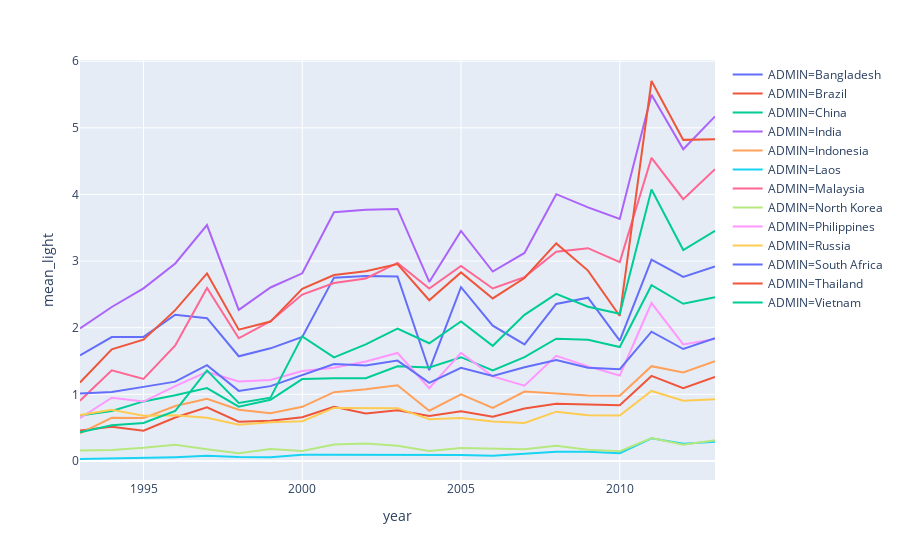

The notebook cell saved with this chart:
### Code cell
fig = px.line(df_dev_countries, x = 'year', y = 'mean_light', 
              color = 'ADMIN', line_group = 'ADMIN', hover_name = 'ADMIN')
fig.show()

### Figure 1 — Plotly figure (JSON) as saved in the notebook; plotly's stock layout.template omitted (floating-point values rounded to 4 significant figures)
{"data": [{"hoverlabel": {"namelength": 0}, "hovertemplate": "<b>%{hovertext}</b><br><br>ADMIN=Bangladesh<br>year=%{x}<br>mean_light=%{y}", "hovertext": ["Bangladesh", "Bangladesh", "Bangladesh", "Bangladesh", "Bangladesh", "Bangladesh", "Bangladesh", "Bangladesh", "Bangladesh", "Bangladesh", "Bangladesh", "Bangladesh", "Bangladesh", "Bangladesh", "Bangladesh", "Bangladesh", "Bangladesh", "Bangladesh", "Bangladesh", "Bangladesh", "Bangladesh"], "legendgroup": "ADMIN=Bangladesh", "line": {"color": "#636efa", "dash": "solid"}, "mode": "lines", "name": "ADMIN=Bangladesh", "showlegend": true, "type": "scatter", "x": [1993, 1994, 1995, 1996, 1997, 1998, 1999, 2000, 2001, 2002, 2003, 2004, 2005, 2006, 2007, 2008, 2009, 2010, 2011, 2012, 2013], "xaxis": "x", "y": [1.586, 1.86, 1.861, 2.195, 2.142, 1.571, 1.69, 1.86, 2.751, 2.776, 2.769, 1.361, 2.609, 2.03, 1.748, 2.357, 2.45, 1.806, 3.02, 2.763, 2.92], "yaxis": "y"}, {"hoverlabel": {"namelength": 0}, "hovertemplate": "<b>%{hovertext}</b><br><br>ADMIN=Brazil<br>year=%{x}<br>mean_light=%{y}", "hovertext": ["Brazil", "Brazil", "Brazil", "Brazil", "Brazil", "Brazil", "Brazil", "Brazil", "Brazil", "Brazil", "Brazil", "Brazil", "Brazil", "Brazil", "Brazil", "Brazil", "Brazil", "Brazil", "Brazil", "Brazil", "Brazil"], "legendgroup": "ADMIN=Brazil", "line": {"color": "#EF553B", "dash": "solid"}, "mode": "lines", "name": "ADMIN=Brazil", "showlegend": true, "type": "scatter", "x": [1993, 1994, 1995, 1996, 1997, 1998, 1999, 2000, 2001, 2002, 2003, 2004, 2005, 2006, 2007, 2008, 2009, 2010, 2011, 2012, 2013], "xaxis": "x", "y": [0.4562, 0.5134, 0.4543, 0.6509, 0.8058, 0.5891, 0.6034, 0.6548, 0.8116, 0.7116, 0.7619, 0.673, 0.7443, 0.6637, 0.788, 0.8594, 0.8475, 0.834, 1.276, 1.092, 1.259], "yaxis": "y"}, {"hoverlabel": {"namelength": 0}, "hovertemplate": "<b>%{hovertext}</b><br><br>ADMIN=China<br>year=%{x}<br>mean_light=%{y}", "hovertext": ["China", "China", "China", "China", "China", "China", "China", "China", "China", "China", "China", "China", "China", "China", "China", "China", "China", "China", "China", "China", "China"], "legendgroup": "ADMIN=China", "line": {"color": "#00cc96", "dash": "solid"}, "mode": "lines", "name": "ADMIN=China", "showlegend": true, "type": "scatter", "x": [1993, 1994, 1995, 1996, 1997, 1998, 1999, 2000, 2001, 2002, 2003, 2004, 2005, 2006, 2007, 2008, 2009, 2010, 2011, 2012, 2013], "xaxis": "x", "y": [0.6818, 0.7504, 0.8934, 0.9854, 1.093, 0.8146, 0.9179, 1.229, 1.239, 1.241, 1.421, 1.402, 1.557, 1.358, 1.558, 1.835, 1.818, 1.71, 2.638, 2.359, 2.456], "yaxis": "y"}, {"hoverlabel": {"namelength": 0}, "hovertemplate": "<b>%{hovertext}</b><br><br>ADMIN=India<br>year=%{x}<br>mean_light=%{y}", "hovertext": ["India", "India", "India", "India", "India", "India", "India", "India", "India", "India", "India", "India", "India", "India", "India", "India", "India", "India", "India", "India", "India"], "legendgroup": "ADMIN=India", "line": {"color": "#ab63fa", "dash": "solid"}, "mode": "lines", "name": "ADMIN=India", "showlegend": true, "type": "scatter", "x": [1993, 1994, 1995, 1996, 1997, 1998, 1999, 2000, 2001, 2002, 2003, 2004, 2005, 2006, 2007, 2008, 2009, 2010, 2011, 2012, 2013], "xaxis": "x", "y": [1.989, 2.311, 2.59, 2.964, 3.54, 2.267, 2.603, 2.816, 3.733, 3.771, 3.783, 2.687, 3.453, 2.843, 3.122, 4.004, 3.807, 3.632, 5.495, 4.678, 5.172], "yaxis": "y"}, {"hoverlabel": {"namelength": 0}, "hovertemplate": "<b>%{hovertext}</b><br><br>ADMIN=Indonesia<br>year=%{x}<br>mean_light=%{y}", "hovertext": ["Indonesia", "Indonesia", "Indonesia", "Indonesia", "Indonesia", "Indonesia", "Indonesia", "Indonesia", "Indonesia", "Indonesia", "Indonesia", "Indonesia", "Indonesia", "Indonesia", "Indonesia", "Indonesia", "Indonesia", "Indonesia", "Indonesia", "Indonesia", "Indonesia"], "legendgroup": "ADMIN=Indonesia", "line": {"color": "#FFA15A", "dash": "solid"}, "mode": "lines", "name": "ADMIN=Indonesia", "showlegend": true, "type": "scatter", "x": [1993, 1994, 1995, 1996, 1997, 1998, 1999, 2000, 2001, 2002, 2003, 2004, 2005, 2006, 2007, 2008, 2009, 2010, 2011, 2012, 2013], "xaxis": "x", "y": [0.4154, 0.6482, 0.6432, 0.824, 0.9319, 0.7678, 0.7175, 0.8117, 1.033, 1.076, 1.134, 0.754, 0.9988, 0.7945, 1.041, 1.011, 0.982, 0.9782, 1.422, 1.327, 1.496], "yaxis": "y"}, {"hoverlabel": {"namelength": 0}, "hovertemplate": "<b>%{hovertext}</b><br><br>ADMIN=Laos<br>year=%{x}<br>mean_light=%{y}", "hovertext": ["Laos", "Laos", "Laos", "Laos", "Laos", "Laos", "Laos", "Laos", "Laos", "Laos", "Laos", "Laos", "Laos", "Laos", "Laos", "Laos", "Laos", "Laos", "Laos", "Laos", "Laos"], "legendgroup": "ADMIN=Laos", "line": {"color": "#19d3f3", "dash": "solid"}, "mode": "lines", "name": "ADMIN=Laos", "showlegend": true, "type": "scatter", "x": [1993, 1994, 1995, 1996, 1997, 1998, 1999, 2000, 2001, 2002, 2003, 2004, 2005, 2006, 2007, 2008, 2009, 2010, 2011, 2012, 2013], "xaxis": "x", "y": [0.02878, 0.03697, 0.04611, 0.05676, 0.07648, 0.05793, 0.05487, 0.09344, 0.09128, 0.08902, 0.09646, 0.08424, 0.08715, 0.07643, 0.1069, 0.1367, 0.137, 0.1164, 0.3404, 0.258, 0.2864], "yaxis": "y"}, {"hoverlabel": {"namelength": 0}, "hovertemplate": "<b>%{hovertext}</b><br><br>ADMIN=Malaysia<br>year=%{x}<br>mean_light=%{y}", "hovertext": ["Malaysia", "Malaysia", "Malaysia", "Malaysia", "Malaysia", "Malaysia", "Malaysia", "Malaysia", "Malaysia", "Malaysia", "Malaysia", "Malaysia", "Malaysia", "Malaysia", "Malaysia", "Malaysia", "Malaysia", "Malaysia", "Malaysia", "Malaysia", "Malaysia"], "legendgroup": "ADMIN=Malaysia", "line": {"color": "#FF6692", "dash": "solid"}, "mode": "lines", "name": "ADMIN=Malaysia", "showlegend": true, "type": "scatter", "x": [1993, 1994, 1995, 1996, 1997, 1998, 1999, 2000, 2001, 2002, 2003, 2004, 2005, 2006, 2007, 2008, 2009, 2010, 2011, 2012, 2013], "xaxis": "x", "y": [0.9044, 1.359, 1.231, 1.733, 2.596, 1.841, 2.098, 2.497, 2.67, 2.739, 2.973, 2.587, 2.927, 2.588, 2.759, 3.139, 3.194, 2.984, 4.55, 3.929, 4.379], "yaxis": "y"}, {"hoverlabel": {"namelength": 0}, "hovertemplate": "<b>%{hovertext}</b><br><br>ADMIN=North Korea<br>year=%{x}<br>mean_light=%{y}", "hovertext": ["North Korea", "North Korea", "North Korea", "North Korea", "North Korea", "North Korea", "North Korea", "North Korea", "North Korea", "North Korea", "North Korea", "North Korea", "North Korea", "North Korea", "North Korea", "North Korea", "North Korea", "North Korea", "North Korea", "North Korea", "North Korea"], "legendgroup": "ADMIN=North Korea", "line": {"color": "#B6E880", "dash": "solid"}, "mode": "lines", "name": "ADMIN=North Korea", "showlegend": true, "type": "scatter", "x": [1993, 1994, 1995, 1996, 1997, 1998, 1999, 2000, 2001, 2002, 2003, 2004, 2005, 2006, 2007, 2008, 2009, 2010, 2011, 2012, 2013], "xaxis": "x", "y": [0.1559, 0.1642, 0.1969, 0.2432, 0.1736, 0.1162, 0.1792, 0.1494, 0.2475, 0.2628, 0.2291, 0.1485, 0.1955, 0.188, 0.1752, 0.227, 0.1666, 0.1457, 0.3438, 0.2426, 0.309], "yaxis": "y"}, {"hoverlabel": {"namelength": 0}, "hovertemplate": "<b>%{hovertext}</b><br><br>ADMIN=Philippines<br>year=%{x}<br>mean_light=%{y}", "hovertext": ["Philippines", "Philippines", "Philippines", "Philippines", "Philippines", "Philippines", "Philippines", "Philippines", "Philippines", "Philippines", "Philippines", "Philippines", "Philippines", "Philippines", "Philippines", "Philippines", "Philippines", "Philippines", "Philippines", "Philippines", "Philippines"], "legendgroup": "ADMIN=Philippines", "line": {"color": "#FF97FF", "dash": "solid"}, "mode": "lines", "name": "ADMIN=Philippines", "showlegend": true, "type": "scatter", "x": [1993, 1994, 1995, 1996, 1997, 1998, 1999, 2000, 2001, 2002, 2003, 2004, 2005, 2006, 2007, 2008, 2009, 2010, 2011, 2012, 2013], "xaxis": "x", "y": [0.6407, 0.9481, 0.8905, 1.124, 1.336, 1.193, 1.214, 1.351, 1.398, 1.493, 1.62, 1.092, 1.621, 1.269, 1.129, 1.577, 1.42, 1.283, 2.369, 1.749, 1.83], "yaxis": "y"}, {"hoverlabel": {"namelength": 0}, "hovertemplate": "<b>%{hovertext}</b><br><br>ADMIN=Russia<br>year=%{x}<br>mean_light=%{y}", "hovertext": ["Russia", "Russia", "Russia", "Russia", "Russia", "Russia", "Russia", "Russia", "Russia", "Russia", "Russia", "Russia", "Russia", "Russia", "Russia", "Russia", "Russia", "Russia", "Russia", "Russia", "Russia"], "legendgroup": "ADMIN=Russia", "line": {"color": "#FECB52", "dash": "solid"}, "mode": "lines", "name": "ADMIN=Russia", "showlegend": true, "type": "scatter", "x": [1993, 1994, 1995, 1996, 1997, 1998, 1999, 2000, 2001, 2002, 2003, 2004, 2005, 2006, 2007, 2008, 2009, 2010, 2011, 2012, 2013], "xaxis": "x", "y": [0.6894, 0.7662, 0.6781, 0.6839, 0.6491, 0.5437, 0.5791, 0.595, 0.7957, 0.7931, 0.7917, 0.6265, 0.6437, 0.5911, 0.5694, 0.7392, 0.6873, 0.6811, 1.051, 0.9041, 0.9252], "yaxis": "y"}, {"hoverlabel": {"namelength": 0}, "hovertemplate": "<b>%{hovertext}</b><br><br>ADMIN=South Africa<br>year=%{x}<br>mean_light=%{y}", "hovertext": ["South Africa", "South Africa", "South Africa", "South Africa", "South Africa", "South Africa", "South Africa", "South Africa", "South Africa", "South Africa", "South Africa", "South Africa", "South Africa", "South Africa", "South Africa", "South Africa", "South Africa", "South Africa", "South Africa", "South Africa", "South Africa"], "legendgroup": "ADMIN=South Africa", "line": {"color": "#636efa", "dash": "solid"}, "mode": "lines", "name": "ADMIN=South Africa", "showlegend": true, "type": "scatter", "x": [1993, 1994, 1995, 1996, 1997, 1998, 1999, 2000, 2001, 2002, 2003, 2004, 2005, 2006, 2007, 2008, 2009, 2010, 2011, 2012, 2013], "xaxis": "x", "y": [1.011, 1.033, 1.112, 1.19, 1.437, 1.051, 1.123, 1.285, 1.454, 1.431, 1.506, 1.171, 1.399, 1.274, 1.405, 1.514, 1.398, 1.377, 1.94, 1.68, 1.842], "yaxis": "y"}, {"hoverlabel": {"namelength": 0}, "hovertemplate": "<b>%{hovertext}</b><br><br>ADMIN=Thailand<br>year=%{x}<br>mean_light=%{y}", "hovertext": ["Thailand", "Thailand", "Thailand", "Thailand", "Thailand", "Thailand", "Thailand", "Thailand", "Thailand", "Thailand", "Thailand", "Thailand", "Thailand", "Thailand", "Thailand", "Thailand", "Thailand", "Thailand", "Thailand", "Thailand", "Thailand"], "legendgroup": "ADMIN=Thailand", "line": {"color": "#EF553B", "dash": "solid"}, "mode": "lines", "name": "ADMIN=Thailand", "showlegend": true, "type": "scatter", "x": [1993, 1994, 1995, 1996, 1997, 1998, 1999, 2000, 2001, 2002, 2003, 2004, 2005, 2006, 2007, 2008, 2009, 2010, 2011, 2012, 2013], "xaxis": "x", "y": [1.177, 1.676, 1.819, 2.264, 2.815, 1.97, 2.092, 2.584, 2.789, 2.848, 2.956, 2.412, 2.83, 2.439, 2.745, 3.265, 2.857, 2.176, 5.703, 4.819, 4.828], "yaxis": "y"}, {"hoverlabel": {"namelength": 0}, "hovertemplate": "<b>%{hovertext}</b><br><br>ADMIN=Vietnam<br>year=%{x}<br>mean_light=%{y}", "hovertext": ["Vietnam", "Vietnam", "Vietnam", "Vietnam", "Vietnam", "Vietnam", "Vietnam", "Vietnam", "Vietnam", "Vietnam", "Vietnam", "Vietnam", "Vietnam", "Vietnam", "Vietnam", "Vietnam", "Vietnam", "Vietnam", "Vietnam", "Vietnam", "Vietnam"], "legendgroup": "ADMIN=Vietnam", "line": {"color": "#00cc96", "dash": "solid"}, "mode": "lines", "name": "ADMIN=Vietnam", "showlegend": true, "type": "scatter", "x": [1993, 1994, 1995, 1996, 1997, 1998, 1999, 2000, 2001, 2002, 2003, 2004, 2005, 2006, 2007, 2008, 2009, 2010, 2011, 2012, 2013], "xaxis": "x", "y": [0.4282, 0.5342, 0.57, 0.7518, 1.358, 0.8703, 0.9496, 1.87, 1.553, 1.749, 1.988, 1.766, 2.093, 1.728, 2.193, 2.508, 2.313, 2.209, 4.075, 3.165, 3.454], "yaxis": "y"}], "layout": {"autosize": true, "legend": {"tracegroupgap": 0}, "margin": {"t": 60}, "xaxis": {"anchor": "y", "autorange": true, "domain": [0, 1], "range": [1993, 2013], "title": {"text": "year"}, "type": "linear"}, "yaxis": {"anchor": "x", "autorange": true, "domain": [0, 1], "range": [-0.2864, 6.018], "title": {"text": "mean_light"}, "type": "linear"}}}
